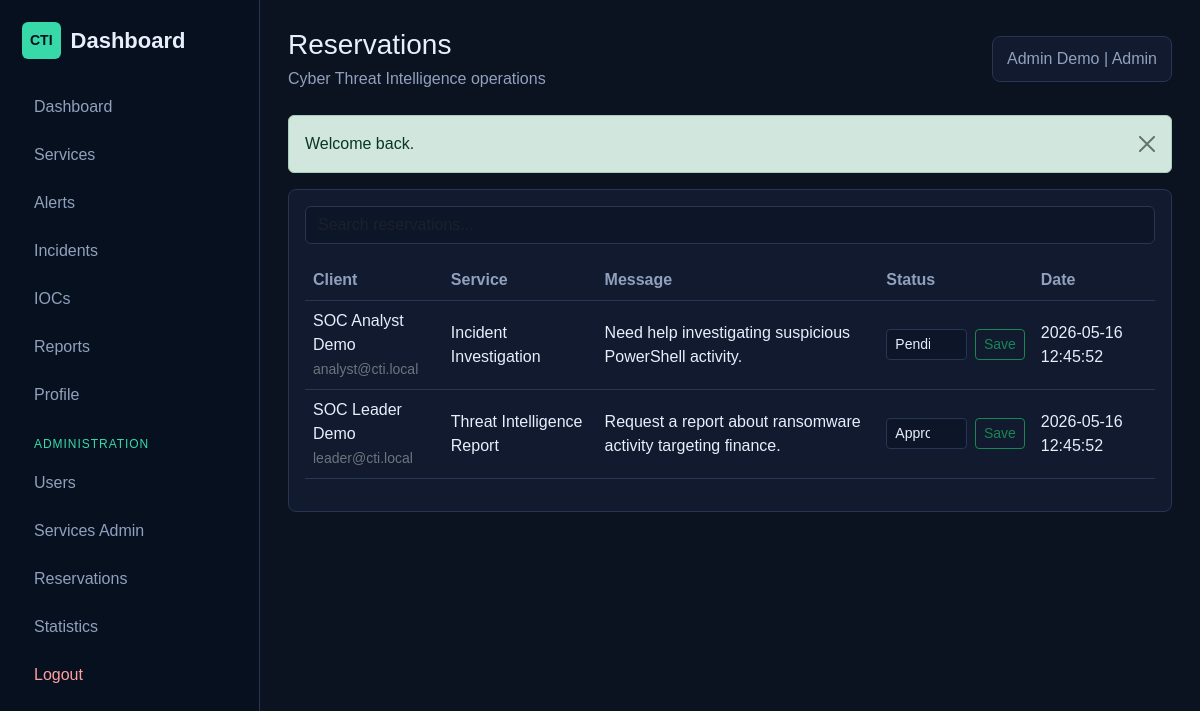
Screenshot of /admin/reservations.php (signed in) with the database file from the repository.
### tables this page shows
CREATE TABLE reservations (
    id INT AUTO_INCREMENT PRIMARY KEY,
    user_id INT NOT NULL,
    service_id INT NOT NULL,
    message TEXT,
    status ENUM('Pending', 'Approved', 'Rejected', 'Completed') DEFAULT 'Pending',
    created_at TIMESTAMP DEFAULT CURRENT_TIMESTAMP,
    FOREIGN KEY (user_id) REFERENCES users(id) ON DELETE CASCADE,
    FOREIGN KEY (service_id) REFERENCES services(id) ON DELETE CASCADE
);

CREATE TABLE users (
    id INT AUTO_INCREMENT PRIMARY KEY,
    role_id INT NOT NULL,
    name VARCHAR(120) NOT NULL,
    email VARCHAR(160) NOT NULL UNIQUE,
    password VARCHAR(255) NOT NULL,
    phone VARCHAR(40),
    organization VARCHAR(160),
    status ENUM('Active', 'Blocked') DEFAULT 'Active',
    created_at TIMESTAMP DEFAULT CURRENT_TIMESTAMP,
    FOREIGN KEY (role_id) REFERENCES roles(id)
);

CREATE TABLE services (
    id INT AUTO_INCREMENT PRIMARY KEY,
    name VARCHAR(160) NOT NULL,
    description TEXT,
    price DECIMAL(10,2) DEFAULT 0,
    status ENUM('Active', 'Inactive') DEFAULT 'Active',
    image VARCHAR(255),
    created_at TIMESTAMP DEFAULT CURRENT_TIMESTAMP
);

### admin/reservations.php (the view, shortened to what this page needs)
<?php
require_once __DIR__ . '/../config/database.php';
require_once __DIR__ . '/../includes/functions.php';
$reservations = $pdo->query('
    SELECT reservations.*, users.name AS user_name, users.email, services.name AS service_name
    FROM reservations
    JOIN users ON users.id = reservations.user_id
    JOIN services ON services.id = reservations.service_id
    ORDER BY reservations.created_at DESC
')->fetchAll();
include __DIR__ . '/../includes/header.php';
?>
<div class="card p-3">
    <input class="form-control mb-3" placeholder="Search reservations..." data-table-search="#reservationsTable">
    <div class="table-responsive">
        <table class="table align-middle" id="reservationsTable">
            <thead><tr><th>Client</th><th>Service</th><th>Message</th><th>Status</th><th>Date</th></tr></thead>
            <tbody>
            <?php foreach ($reservations as $reservation): ?>
                <tr>
                    <td><?= e($reservation['user_name']) ?><br><small class="text-secondary"><?= e($reservation['email']) ?></small></td>
                    <td><?= e($reservation['service_name']) ?></td>
                    <td><?= e($reservation['message']) ?></td>
                    <td>
                        <form method="post" class="d-flex gap-2">
                            <select name="status" class="form-select form-select-sm">
                                <?php foreach (['Pending', 'Approved', 'Rejected', 'Completed'] as $status): ?>
                                    <option <?= $reservation['status'] === $status ? 'selected' : '' ?>><?= e($status) ?></option>
                                <?php endforeach; ?>
                            </select>
                            <button class="btn btn-sm btn-outline-success">Save</button>
                        </form>
                    </td>
                    <td><?= e($reservation['created_at']) ?></td>
                </tr>
            <?php endforeach; ?>
            </tbody>
        </table>
    </div>
</div>
<?php include __DIR__ . '/../includes/footer.php'; ?>

### assets/css/style.css (style rules this page uses)
:root { --bg: #0b1220; --panel: #111a2e; --panel-2: #17223a; --line: #263653; --text: #e7eefc; --muted: #91a1bd; --accent: #38d9a9; --danger: #ff6b6b; --warning: #ffd166; }
body { background: var(--bg); color: var(--text); font-family: Arial, Helvetica, sans-serif; }
.card, .modal-content { background: var(--panel); color: var(--text); border: 1px solid var(--line); border-radius: 8px; }
.table { --bs-table-bg: transparent; --bs-table-color: var(--text); --bs-table-border-color: var(--line); }
.table thead th { color: var(--muted); font-weight: 600; }
.form-control, .form-select { background: #0c1628; color: var(--text); border-color: var(--line); }

### rows the page displays
reservations: user.name "SOC Analyst Demo", user.email "analyst@cti.local", service.name "Incident Investigation", message "Need help investigating suspicious PowerShell activity.", created_at "2026-05-16 12:45:52"
reservations: user.name "SOC Leader Demo", user.email "leader@cti.local", service.name "Threat Intelligence Report", message "Request a report about ransomware activity targeting finance.", created_at "2026-05-16 12:45:52"

### other values shown
$pageTitle "Reservations"
$pageSubtitle "Cyber Threat Intelligence operations"
current_user()['name'] "Admin Demo"
role_name() "Admin"
$item['message'] "Welcome back."
form field status "Pending"
form field status "Approved"
